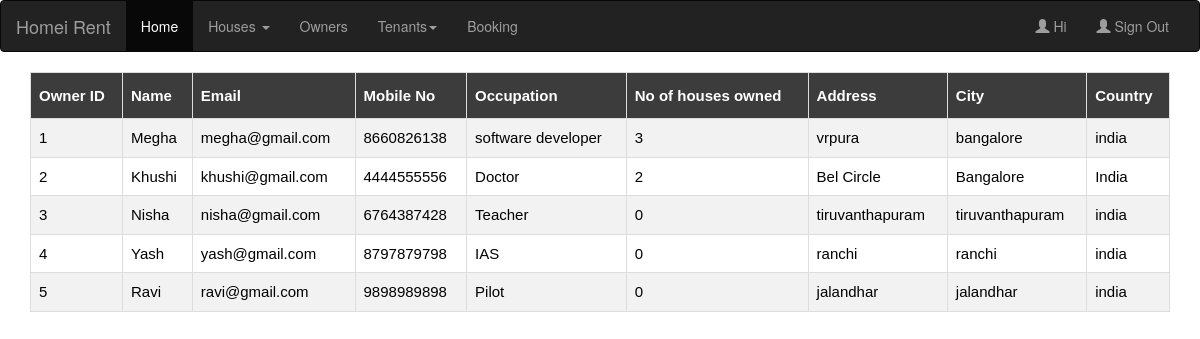
The page /owner.php on the database its author committed.
### tables this page shows
CREATE TABLE `owner` (
  `o_id` int(11) NOT NULL,
  `name` varchar(20) DEFAULT NULL,
  `email` varchar(50) DEFAULT NULL,
  `pwd` varchar(30) DEFAULT NULL,
  `mobile_no` bigint(20) DEFAULT NULL,
  `occupation` varchar(50) DEFAULT NULL,
  `no_of_houses` int(11) DEFAULT NULL,
  `country` varchar(20) DEFAULT NULL,
  `state` varchar(20) DEFAULT NULL,
  `city` varchar(30) DEFAULT NULL,
  `address` varchar(50) DEFAULT NULL
);

### owner.php (the view, shortened to what this page needs)
<!DOCTYPE html>
<html lang="en">
<head>
    <link rel="stylesheet" type="text/css" href="table.css">
    <link rel="stylesheet" href="https://maxcdn.bootstrapcdn.com/bootstrap/3.4.0/css/bootstrap.min.css">
</head>
<body>
<nav class="navbar navbar-inverse">
    <div class="container-fluid">
        <div class="navbar-header">
            <a class="navbar-brand" href="#">Homei Rent</a>
        </div>
        <div class="collapse navbar-collapse" id="myNavbar">
            <ul class="nav navbar-nav">
                <li class="active"><a href="home.php">Home</a></li>
                <li class="dropdown">
                    <a class="dropdown-toggle" data-toggle="dropdown" href="#">Houses <span class="caret"></span></a>
                </li>
                <li><a href="owner.php">Owners</a></li>
                <li class="dropdown">
                    <a class="dropdown-toggle" data-toggle="dropdown" href="#">Tenants<span class="caret"></span></a>
                </li>
                <li><a href="booking.php">Booking</a></li>
            </ul>
            <ul class="nav navbar-nav navbar-right">
                <li><a href="#"><span class="glyphicon glyphicon-user"></span> Hi <?php session_start(); echo $_SESSION['uname']; ?></a></li>
                <li><a href="index.html"><span class="glyphicon glyphicon-user"></span> Sign Out</a></li>
            </ul>
        </div>
    </div>
</nav>
<div class="container">
    <table border="1" id="customers">
        <tr>
            <th>Owner ID</th>
            <th>Name</th>
            <th>Email</th>
            <th>Mobile No</th>
            <th>Occupation</th>
            <th>No of houses owned</th>
            <th>Address</th>
            <th>City</th>
            <th>Country</th>
        </tr>
        <?php
        include("connection.php");
        $query = "SELECT * FROM owner";
        $data = mysqli_query($conn, $query);
        while ($result = mysqli_fetch_assoc($data)) {
            echo "<tr>
                    <td>".$result['o_id']."</td>
                    <td>".$result['name']."</td>
                    <td>".$result['email']."</td>
                    <td>".$result['mobile_no']."</td>
                    <td>".$result['occupation']."</td>
                    <td>".$result['no_of_houses']."</td>
                    <td>".$result['address']."</td>
                    <td>".$result['city']."</td>
                    <td>".$result['country']."</td>
                  </tr>";
        }
        ?>
    </table>
</div>
</body>
</html>

### table.css (style rules this page uses)
table { width:100%; color: black; font-family: monospace; font-size: 15px; text-align: left; border-color: black; border-style: solid; }
#customers { font-family: "Trebuchet MS", Arial, Helvetica, sans-serif; border-collapse: collapse; width: 100%; }
#customers td, #customers th { border: 1px solid #ddd; padding: 8px; }
#customers tr:nth-child(even) { background-color: #f2f2f2; }
#customers th { padding-top: 12px; padding-bottom: 12px; text-align: left; background-color: #3c3c3c; color: white; }

### rows shown on the page
owner: o_id "1", name "Megha", email "megha@gmail.com", mobile_no "8660826138", occupation "software developer", no_of_houses "3", address "vrpura", city "bangalore", country "india"
owner: o_id "2", name "Khushi", email "khushi@gmail.com", mobile_no "4444555556", occupation "Doctor", no_of_houses "2", address "Bel Circle", city "Bangalore", country "India"
owner: o_id "3", name "Nisha", email "nisha@gmail.com", mobile_no "6764387428", occupation "Teacher", no_of_houses "0", address "tiruvanthapuram", city "tiruvanthapuram", country "india"
owner: o_id "4", name "Yash", email "yash@gmail.com", mobile_no "8797879798", occupation "IAS", no_of_houses "0", address "ranchi", city "ranchi", country "india"
owner: o_id "5", name "Ravi", email "ravi@gmail.com", mobile_no "9898989898", occupation "Pilot", no_of_houses "0", address "jalandhar", city "jalandhar", country "india"
